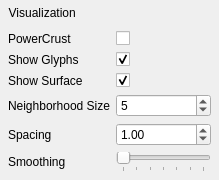
      <widget class="QWidget" name="visualizationPanel" native="true">
       <property name="sizePolicy">
        <sizepolicy hsizetype="Preferred" vsizetype="Fixed">
         <horstretch>0</horstretch>
         <verstretch>0</verstretch>
        </sizepolicy>
       </property>
       <layout class="QVBoxLayout" name="verticalLayout_10">
        <property name="spacing">
         <number>2</number>
        </property>
        <property name="leftMargin">
         <number>2</number>
        </property>
        <property name="topMargin">
         <number>2</number>
        </property>
        <property name="rightMargin">
         <number>2</number>
        </property>
        <property name="bottomMargin">
         <number>2</number>
        </property>
        <item>
         <widget class="QWidget" name="visualizationHeaderBackground" native="true">
          <layout class="QVBoxLayout" name="verticalLayout_11">
           <property name="leftMargin">
            <number>0</number>
           </property>
           <property name="topMargin">
            <number>0</number>
           </property>
           <property name="rightMargin">
            <number>0</number>
           </property>
           <property name="bottomMargin">
            <number>0</number>
           </property>
           <item>
            <widget class="QWidget" name="visualizationHeader" native="true">
             <property name="sizePolicy">
              <sizepolicy hsizetype="Preferred" vsizetype="Fixed">
               <horstretch>0</horstretch>
               <verstretch>0</verstretch>
              </sizepolicy>
             </property>
             <property name="minimumSize">
              <size>
               <width>215</width>
               <height>21</height>
              </size>
             </property>
             <layout class="QHBoxLayout" name="horizontalLayout_4">
              <property name="spacing">
               <number>2</number>
              </property>
              <property name="leftMargin">
               <number>0</number>
              </property>
              <property name="topMargin">
               <number>0</number>
              </property>
              <property name="rightMargin">
               <number>0</number>
              </property>
              <property name="bottomMargin">
               <number>0</number>
              </property>
              <item>
               <widget class="QLabel" name="visualizationLabel">
                <property name="text">
                 <string>  Visualization</string>
                </property>
               </widget>
              </item>
             </layout>
            </widget>
           </item>
          </layout>
         </widget>
        </item>
        <item>
         <widget class="QWidget" name="visualizationContent" native="true">
          <layout class="QVBoxLayout" name="verticalLayout_21">
           <property name="spacing">
            <number>2</number>
           </property>
           <property name="leftMargin">
            <number>6</number>
           </property>
           <property name="topMargin">
            <number>6</number>
           </property>
           <property name="rightMargin">
            <number>6</number>
           </property>
           <property name="bottomMargin">
            <number>6</number>
           </property>
           <item>
            <layout class="QGridLayout" name="gridLayout_6">
             <property name="spacing">
              <number>6</number>
             </property>
             <item row="3" column="0">
              <widget class="QLabel" name="neighborhood_label">
               <property name="minimumSize">
                <size>
                 <width>50</width>
                 <height>0</height>
                </size>
               </property>
               <property name="layoutDirection">
                <enum>Qt::LeftToRight</enum>
               </property>
               <property name="text">
                <string>Neighborhood Size</string>
               </property>
              </widget>
             </item>
             <item row="4" column="0">
              <widget class="QLabel" name="spacing_label">
               <property name="text">
                <string>Spacing</string>
               </property>
              </widget>
             </item>
             <item row="3" column="1">
              <widget class="QSpinBox" name="neighborhoodSpinBox">
               <property name="value">
                <number>5</number>
               </property>
              </widget>
             </item>
             <item row="4" column="1">
              <widget class="QDoubleSpinBox" name="spacingSpinBox">
               <property name="value">
                <double>1.000000000000000</double>
               </property>
              </widget>
             </item>
             <item row="1" column="0">
              <widget class="QLabel" name="label">
               <property name="text">
                <string>Show Glyphs</string>
               </property>
              </widget>
             </item>
             <item row="1" column="1">
              <widget class="QCheckBox" name="showGlyphs">
               <property name="text">
                <string/>
               </property>
               <property name="checked">
                <bool>true</bool>
               </property>
              </widget>
             </item>
             <item row="2" column="0">
              <widget class="QLabel" name="label_3">
               <property name="text">
                <string>Show Surface</string>
               </property>
              </widget>
             </item>
             <item row="2" column="1">
              <widget class="QCheckBox" name="showSurface">
               <property name="text">
                <string/>
               </property>
               <property name="checked">
                <bool>true</bool>
               </property>
              </widget>
             </item>
             <item row="0" column="1">
              <widget class="QCheckBox" name="usePowerCrustCheckBox">
               <property name="text">
                <string/>
               </property>
               <property name="checked">
                <bool>false</bool>
               </property>
              </widget>
             </item>
             <item row="0" column="0">
              <widget class="QLabel" name="powerCrustLabel">
               <property name="text">
                <string>PowerCrust</string>
               </property>
              </widget>
             </item>
             <item row="5" column="0">
              <widget class="QLabel" name="smoothing_label">
               <property name="text">
                <string>Smoothing</string>
               </property>
              </widget>
             </item>
             <item row="5" column="1">
              <widget class="QSlider" name="smoothingSlider">
               <property name="sizePolicy">
                <sizepolicy hsizetype="Preferred" vsizetype="Fixed">
                 <horstretch>0</horstretch>
                 <verstretch>0</verstretch>
                </sizepolicy>
               </property>
               <property name="maximum">
                <number>30</number>
               </property>
               <property name="pageStep">
                <number>5</number>
               </property>
               <property name="orientation">
                <enum>Qt::Horizontal</enum>
               </property>
               <property name="tickPosition">
                <enum>QSlider::TicksBelow</enum>
               </property>
               <property name="tickInterval">
                <number>5</number>
               </property>
              </widget>
             </item>
            </layout>
           </item>
          </layout>
         </widget>
        </item>
       </layout>
      </widget>
